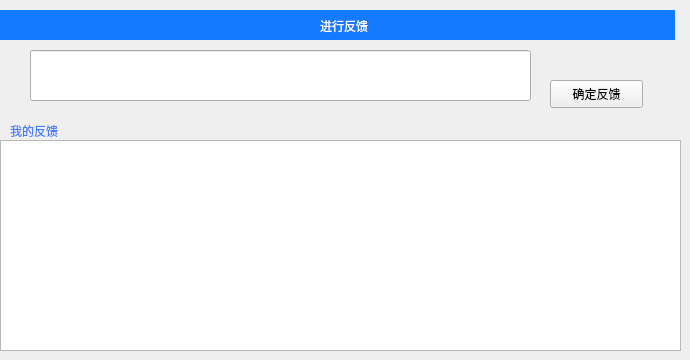
    <widget class="QWidget" name="page5">
     <widget class="QWidget" name="widget_18" native="true">
      <property name="geometry">
       <rect>
        <x>0</x>
        <y>10</y>
        <width>675</width>
        <height>30</height>
       </rect>
      </property>
      <property name="styleSheet">
       <string notr="true">background-color: rgb(20, 122, 255);</string>
      </property>
      <widget class="QLabel" name="label_22">
       <property name="geometry">
        <rect>
         <x>320</x>
         <y>8</y>
         <width>72</width>
         <height>15</height>
        </rect>
       </property>
       <property name="font">
        <font>
         <family>Agency FB</family>
        </font>
       </property>
       <property name="styleSheet">
        <string notr="true">color: rgb(255, 255, 255);</string>
       </property>
       <property name="text">
        <string>进行反馈</string>
       </property>
      </widget>
     </widget>
     <widget class="QWidget" name="widget_19" native="true">
      <property name="geometry">
       <rect>
        <x>0</x>
        <y>40</y>
        <width>681</width>
        <height>71</height>
       </rect>
      </property>
      <widget class="QLineEdit" name="lineEdit">
       <property name="geometry">
        <rect>
         <x>30</x>
         <y>10</y>
         <width>501</width>
         <height>51</height>
        </rect>
       </property>
      </widget>
      <widget class="QPushButton" name="pushButton_19">
       <property name="geometry">
        <rect>
         <x>550</x>
         <y>40</y>
         <width>93</width>
         <height>28</height>
        </rect>
       </property>
       <property name="text">
        <string>确定反馈</string>
       </property>
      </widget>
     </widget>
     <widget class="QLabel" name="label_23">
      <property name="geometry">
       <rect>
        <x>10</x>
        <y>120</y>
        <width>72</width>
        <height>21</height>
       </rect>
      </property>
      <property name="styleSheet">
       <string notr="true">color: rgb(69, 125, 255);</string>
      </property>
      <property name="text">
       <string>我的反馈</string>
      </property>
     </widget>
     <widget class="QTableWidget" name="tableWidget_2">
      <property name="geometry">
       <rect>
        <x>0</x>
        <y>140</y>
        <width>681</width>
        <height>211</height>
       </rect>
      </property>
     </widget>
    </widget>
